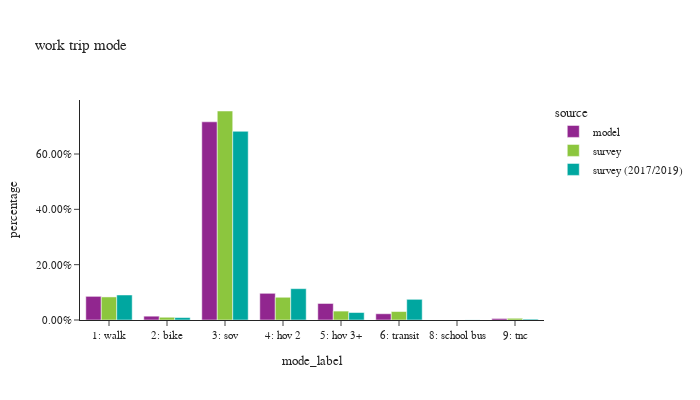

Here is the notebook cell this chart was saved with:
### Code cell
df_plot = wk_trip.groupby(['source','mode_label'])['trexpfac'].sum().reset_index()
df_plot['percentage'] = df_plot.groupby(['source'], group_keys=False)['trexpfac']. \
    apply(lambda x: x / float(x.sum()))

df_plot_ct = wk_trip.groupby(['source','mode_label'])['trexpfac'].count().reset_index(). \
    rename(columns={'trexpfac':'sample count'})
df_plot = df_plot.merge(df_plot_ct, on=['source','mode_label'])

fig = px.bar(df_plot.sort_values(by=['source']), x="mode_label", y="percentage", color="source",
             barmode="group",hover_data=['sample count'],title="work trip mode")
fig.update_layout(height=400, width=700, font=dict(size=11),
                  xaxis = dict(dtick = 1, categoryorder='category ascending'),
                  yaxis=dict(tickformat=".2%"))
fig.show()

### Figure 1 — Plotly figure (JSON) as saved in the notebook; plotly's stock layout.template omitted (floating-point values rounded to 4 significant figures)
{"data": [{"alignmentgroup": "True", "customdata": [[174024], [28080], [1458228], [196377], [121598], [46000], [30], [11200]], "hovertemplate": "source=model<br>mode_label=%{x}<br>percentage=%{y}<br>sample count=%{customdata[0]}<extra></extra>", "legendgroup": "model", "marker": {"color": "#91268F", "pattern": {"shape": ""}}, "name": "model", "offsetgroup": "model", "orientation": "v", "showlegend": true, "textposition": "auto", "type": "bar", "x": ["1: walk", "2: bike", "3: sov", "4: hov 2", "5: hov 3+", "6: transit", "8: school bus", "9: tnc"], "xaxis": "x", "y": [0.08549, 0.01379, 0.7164, 0.09647, 0.05974, 0.0226, 1.474e-05, 0.005502], "yaxis": "y"}, {"alignmentgroup": "True", "customdata": [[20], [354], [84], [222], [2550], [159], [642]], "hovertemplate": "source=survey<br>mode_label=%{x}<br>percentage=%{y}<br>sample count=%{customdata[0]}<extra></extra>", "legendgroup": "survey", "marker": {"color": "#8CC63E", "pattern": {"shape": ""}}, "name": "survey", "offsetgroup": "survey", "orientation": "v", "showlegend": true, "textposition": "auto", "type": "bar", "x": ["9: tnc", "6: transit", "5: hov 3+", "4: hov 2", "3: sov", "2: bike", "1: walk"], "xaxis": "x", "y": [0.006242, 0.03058, 0.03219, 0.08219, 0.7555, 0.009929, 0.08338], "yaxis": "y"}, {"alignmentgroup": "True", "customdata": [[2473], [302], [5608], [952], [296], [2426], [31], [155]], "hovertemplate": "source=survey (2017/2019)<br>mode_label=%{x}<br>percentage=%{y}<br>sample count=%{customdata[0]}<extra></extra>", "legendgroup": "survey (2017/2019)", "marker": {"color": "#00A7A0", "pattern": {"shape": ""}}, "name": "survey (2017/2019)", "offsetgroup": "survey (2017/2019)", "orientation": "v", "showlegend": true, "textposition": "auto", "type": "bar", "x": ["1: walk", "2: bike", "3: sov", "4: hov 2", "5: hov 3+", "6: transit", "8: school bus", "9: tnc"], "xaxis": "x", "y": [0.09047, 0.008831, 0.6821, 0.1133, 0.02705, 0.07476, 0.0003625, 0.003148], "yaxis": "y"}], "layout": {"barmode": "group", "font": {"size": 11}, "height": 400, "legend": {"title": {"text": "source"}, "tracegroupgap": 0}, "title": {"text": "work trip mode"}, "width": 700, "xaxis": {"anchor": "y", "categoryorder": "category ascending", "domain": [0, 1], "dtick": 1, "title": {"text": "mode_label"}}, "yaxis": {"anchor": "x", "domain": [0, 1], "tickformat": ".2%", "title": {"text": "percentage"}}}}
